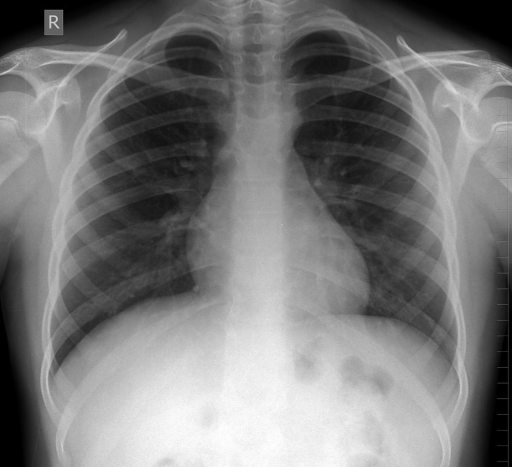
#> input picture Computer Vision Final Project/c_1.jpeg, 1024 x 934 px (shown at 1/2 size)
$ python Alpha_code.py   (older library calls are emulated)
#> lines starting #> are read from the running program, lines starting #| are printed output that depends on the picture; after the words box and inside, x2 and y2 are one past the last pixel; in counts of white or black regions, pixels touching at a corner belong together
import cv2
import numpy as np
from matplotlib import pyplot as plt
import scipy as sy


img = cv2.imread('c_1.jpeg')
#> img is the input picture: shape (934, 1024, 3); min 0, max 255, mean 121.1
height = img.shape[0]
#> height = 934
width  = img.shape[1]
#> width = 1024
l_marH = int(height*.05)
#> l_marH = 46
r_marH = int(height*.85)
#> r_marH = 793
l_marW = int(width*.1)
#> l_marW = 102
r_marW = int(width*.9)
#> r_marW = 921
print(l_marW)
#| 102

img = img[l_marH:r_marH, l_marW:r_marW]
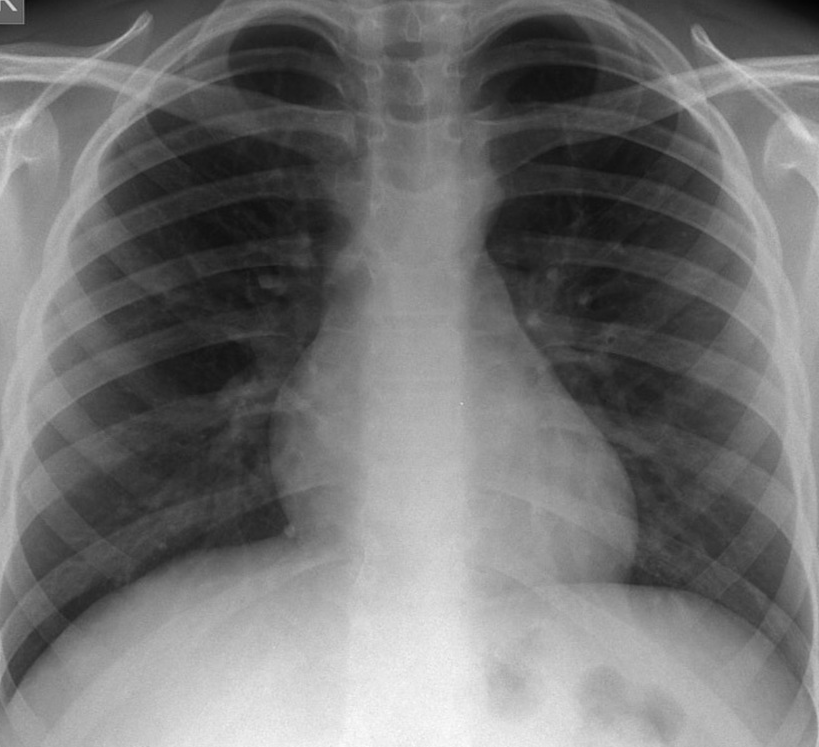
#> img: shape (747, 819, 3); min 2, max 252, mean 114.7
gray = cv2.cvtColor(img,cv2.COLOR_RGB2GRAY)
ret, thresh = cv2.threshold(gray,0,255,cv2.THRESH_BINARY_INV+cv2.THRESH_OTSU)
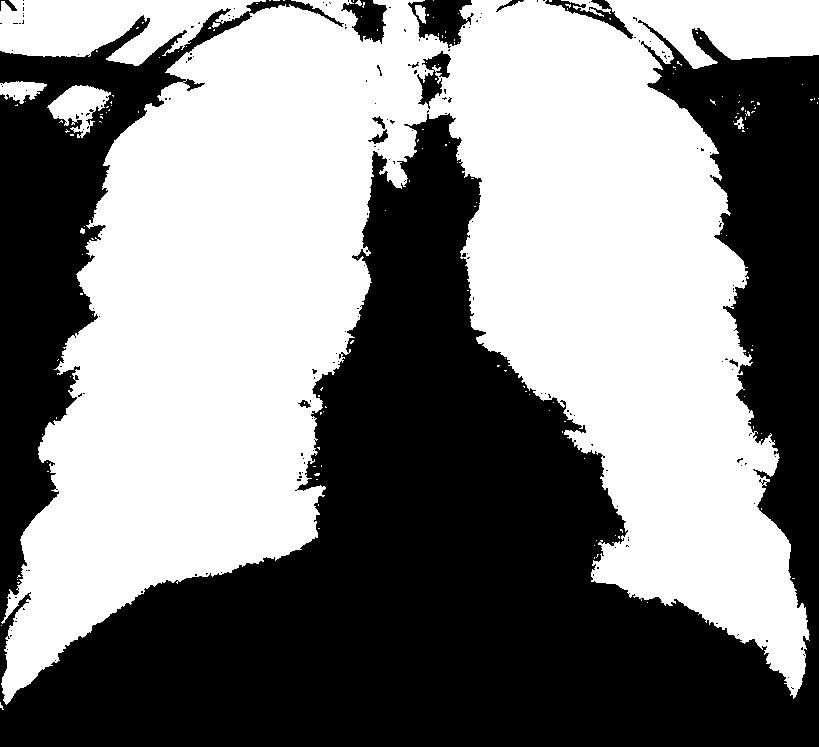
#> thresh: shape (747, 819); 51.8% white; 184 black regions (172 under 20 px), largest, box (x1, y1, x2, y2) and area: (0, 0, 819, 747) 289411, (408, 0, 474, 48) 1737, (341, 0, 387, 44) 1130
#> ret = 116


# __,contours,__ = cv2.findContours(thresh,cv2.RETR_TREE,cv2.CHAIN_APPROX_SIMPLE)
#
# for item in range(0,len(contours)):
#     if contours[item].size > 500:
#         print("ping", contours[item].size, item )
#
# #cv2.drawContours(img,contours,73,(0,0,255),1)
# #cv2.drawContours(img,contours,97,(0,0,255),1)
# cv2.drawContours(img,contours,294,(0,0,255),1)


# # noise removal
# kernel = np.ones((3,3),np.uint8)
# opening = cv2.morphologyEx(thresh,cv2.MORPH_OPEN,kernel, iterations = 7)
#
# # sure background area
# sure_bg = cv2.dilate(opening,kernel,iterations=7)
#
# # Finding sure foreground area
# dist_transform = cv2.distanceTransform(opening,cv2.DIST_L2,3)
# ret, sure_fg = cv2.threshold(dist_transform,0.6*dist_transform.max(),255,0)
#
# # Finding unknown region
# sure_fg = np.uint8(sure_fg)
# unknown = cv2.subtract(sure_bg,sure_fg)
#
# # Marker labelling
# ret, markers = cv2.connectedComponents(sure_fg)
#
# # Add one to all labels so that sure background is not 0, but 1
# markers = markers+1
#
# # Now, mark the region of unknown with zero
# markers[unknown==255] = 0
# markers = cv2.watershed(img,markers)
# print(type(markers))
# img[markers == -1] = [255,255,255]

#edges = cv2.Canny(img,57,157)

#print(edges)
#cv2.imshow("ed",edges)


#gray = cv2.cvtColor(img,cv2.COLOR_RGB2GRAY)
#gray = cv2.blur(gray,(5,5))


kernel_sharpening = np.array([[-1,-1,-1],
                              [-1, 11,-1],
                              [-1,-1,-1]])
gray = cv2.filter2D(gray, -1, kernel_sharpening)
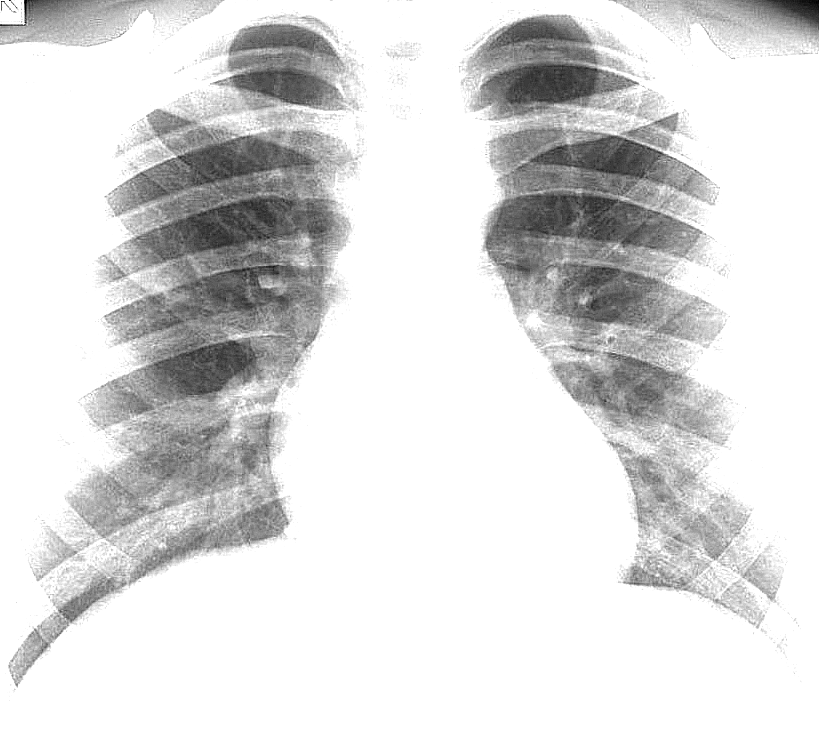
#> gray: shape (747, 819); min 0, max 255, mean 220.3


gray = cv2.equalizeHist(gray)
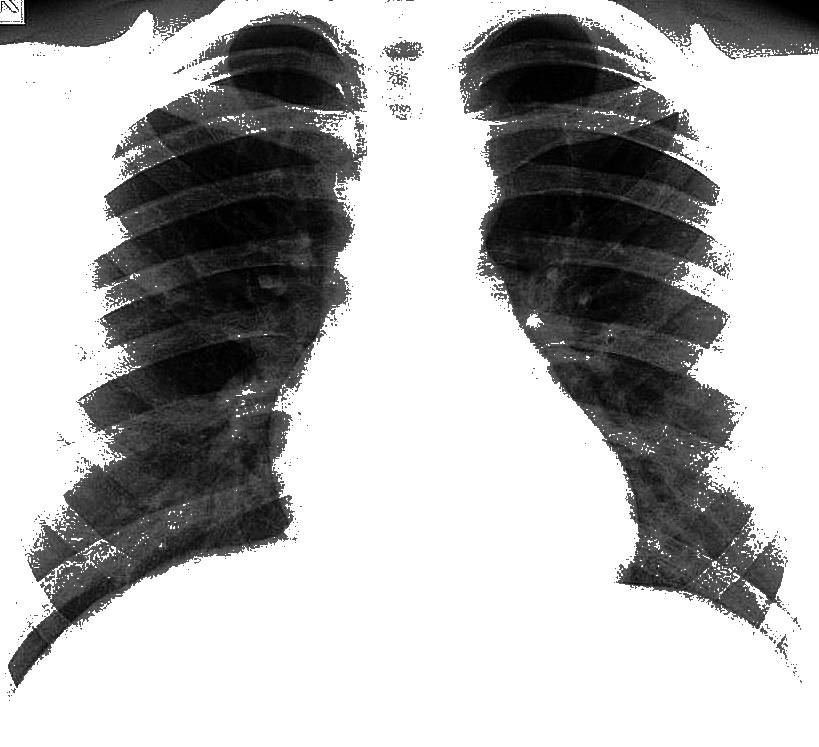
#> gray: shape (747, 819); min 0, max 255, mean 177.6
ret, thresh = cv2.threshold(gray,0,255,cv2.THRESH_BINARY_INV+cv2.THRESH_OTSU)
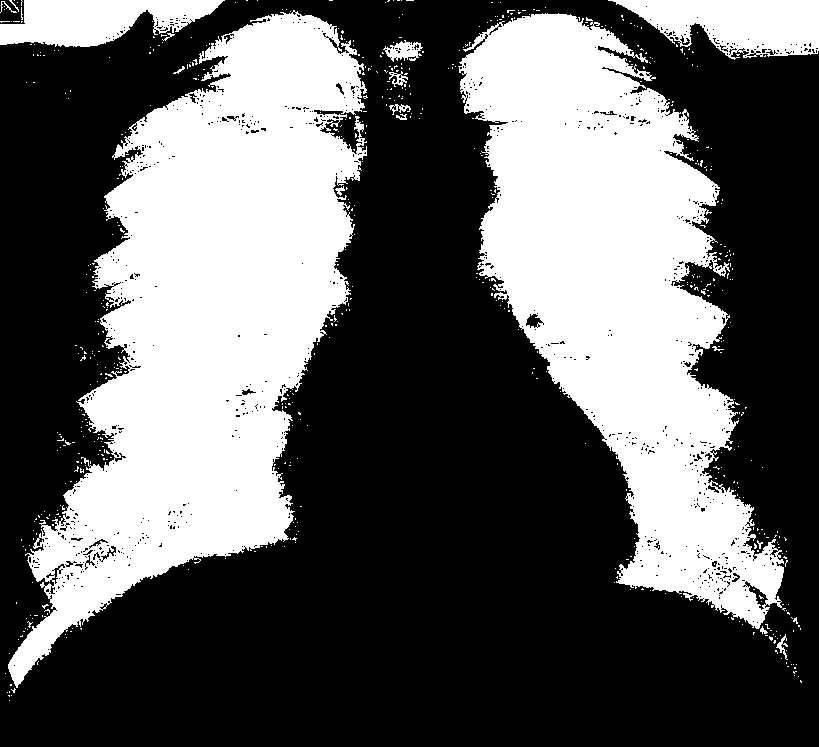
#> thresh: shape (747, 819); 37.4% white; 623 white regions (606 under 20 px)
#> ret = 95
#thresh = cv2.adaptiveThreshold(gray,255,cv2.ADAPTIVE_THRESH_MEAN_C, cv2.THRESH_BINARY,11,2)

__,contours,__ = cv2.findContours(thresh,cv2.RETR_TREE,cv2.CHAIN_APPROX_SIMPLE)
#> contours = 1744 contours, 1684 with area under 20; largest, box (x1, y1, x2, y2) and area: (8, 10, 367, 688) 114824, (458, 13, 784, 629) 95888, (608, 0, 819, 60) 8129, (0, 0, 225, 47) 6739, (383, 40, 423, 62) 446
cv2.imshow("gray",gray)

for item in range(0,len(contours)):
    if contours[item].size > 2500:
        print("ping", contours[item].size, item )
#> this loop made 1744 passes
#| ping 4974 609
#| ping 5536 1103

cv2.drawContours(img, contours, 1103, (0, 0, 255), 1)
cv2.drawContours(img,contours,609,(0,0,255),1)
# cv2.drawContours(img,contours,679,(0,0,255),1)

#################We finish image segmentation ##########################
# #ret,thresh = cv2.threshold(img,255,255,0)
# im2,contours,hierarchy = cv2.findContours(thresh, cv2.RETR_TREE, cv2.CHAIN_APPROX_SIMPLE)
# #cv2.findContours(thresh, 1, 2)
# cnt = contours[0]
# M = cv2.moments(cnt)
#
#
# print( M )
#
#
# cx = int(M['m10']/M['m00'])
# cy = int(M['m01']/M['m00'])
#
# area = cv2.contourArea(cnt)
#
# perimeter = cv2.arcLength(cnt,True)
#
# epsilon = 0.1*cv2.arcLength(cnt,True)
# approx = cv2.approxPolyDP(cnt,epsilon,True)

cv2.imshow('image',img)
cv2.waitKey(0)
cv2.destroyAllWindows()


#Sift
sift = cv2.xfeatures2d.SIFT_create()
kp = sift.detect(img,None)
#> kp = 114 keypoints; strongest (x, y, size): (14, 9, 2.9), (199, 458, 174), (594, 244, 150.3), (425, 405, 149.8)

img=cv2.drawKeypoints(img,kp,img)
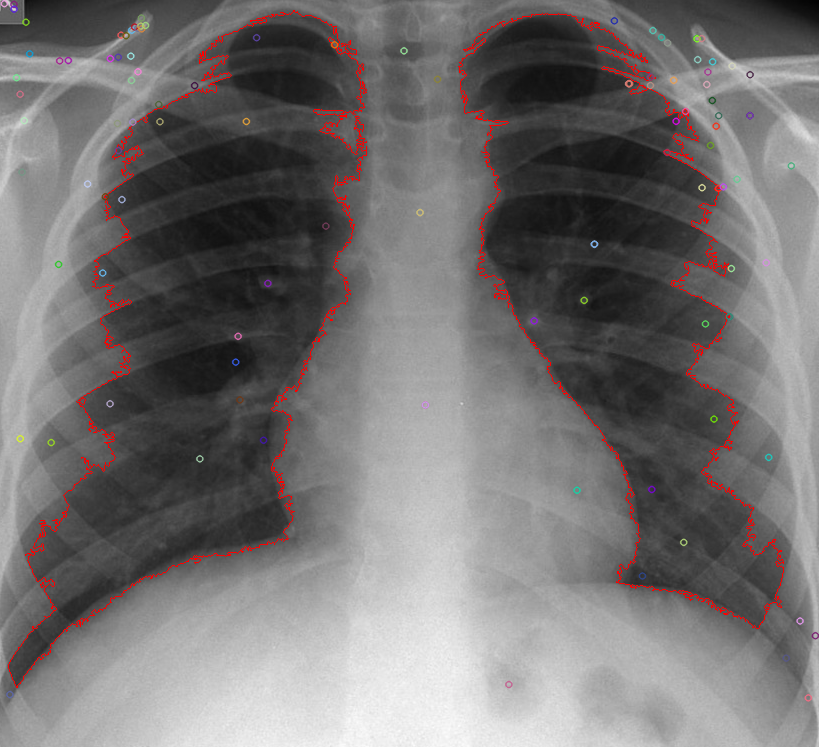
#> img: shape (747, 819, 3); mean B, G, R 113.8, 113.8, 116.8


img = cv2.imread('c_2.jpeg',cv2.IMREAD_COLOR)
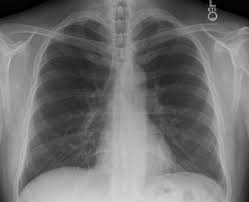
#> input picture Computer Vision Final Project/c_2.jpeg, 249 x 202 px
#> img is the input picture: shape (202, 249, 3); min 0, max 213, mean 112.6
#> (the run stopped early here; a loop or call above may not have finished)
